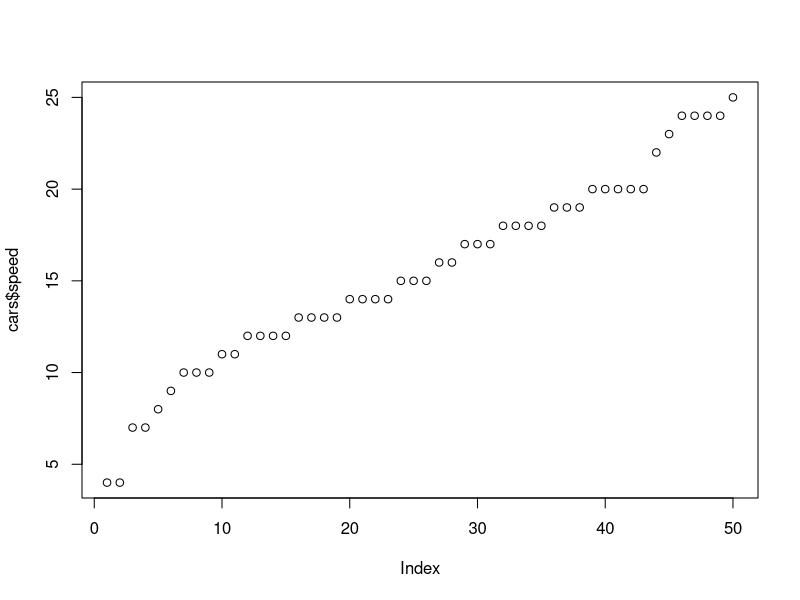
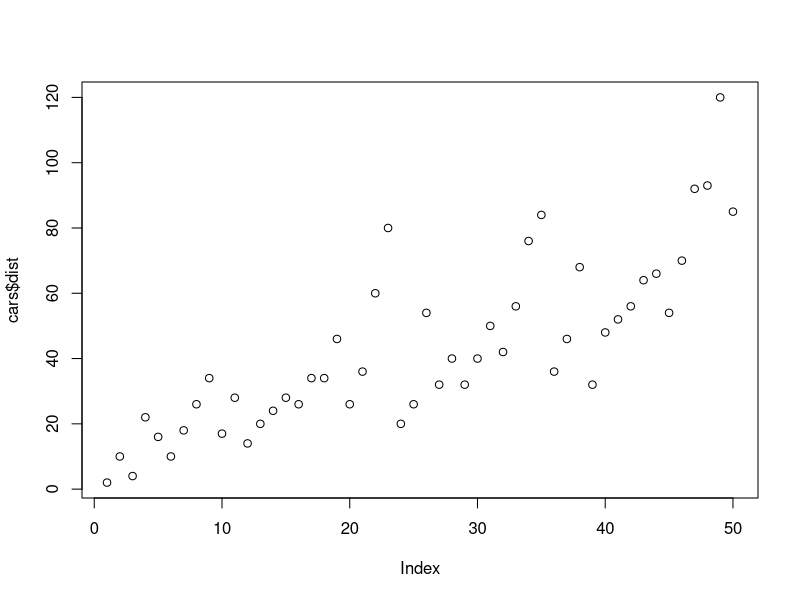

The R script that drew these images, in order:
## ---- chunk 1
# Carregar o dataset cars
data(cars)

# Gerar um resumo do dataset
summary(cars)


## ---- chunk 2
plot(cars$speed)
plot(cars$dist)
